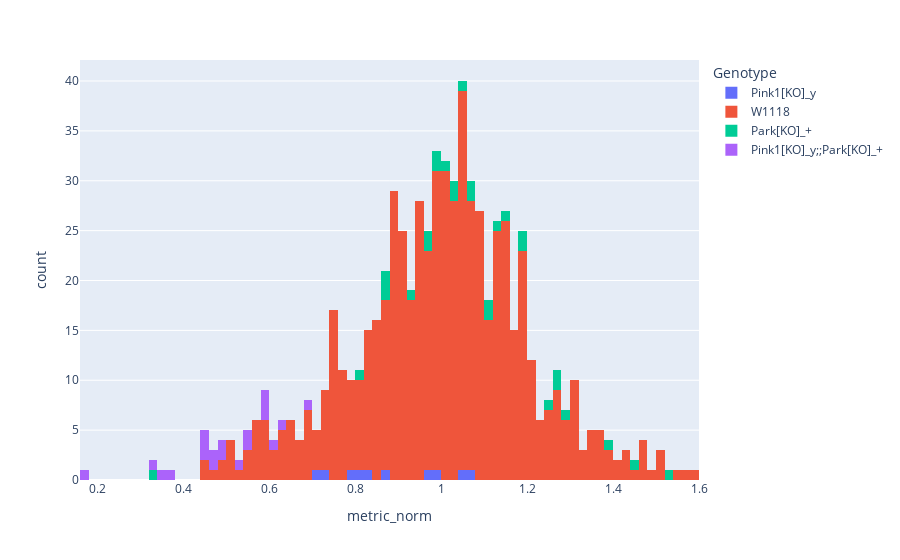

Write notebook code for a chart like this one.
### Code cell
sms=["Pink1[KO]_y","Park[KO]_+"]
genes=[genotype for genotype in genotypes if genotype in sms or all(gene in genotype for gene in sms)]
data_hist=all_data.loc[all_data["Genotype"].isin(genes  + ["W1118"])]
fig=px.histogram(data_hist, x=metric, color="Genotype", nbins=100)
fig.show()

### Figure 1 — Plotly figure (JSON) as saved in the notebook; plotly's stock layout.template omitted (floating-point values rounded to 4 significant figures; data arrays with more than 128 entries replaced by an {"elided": "..."} marker saying what was removed)
{"data": [{"bingroup": "x", "hovertemplate": "Genotype=Pink1[KO]_y<br>metric_norm=%{x}<br>count=%{y}<extra></extra>", "legendgroup": "Pink1[KO]_y", "marker": {"color": "#636efa", "pattern": {"shape": ""}}, "name": "Pink1[KO]_y", "nbinsx": 100, "orientation": "v", "showlegend": true, "type": "histogram", "x": [1.07, 0.8292, 0.7155, 0.793, 0.9953, 1.047, 0.9603, 0.8059, 0.733, 0.8651], "xaxis": "x", "yaxis": "y"}, {"bingroup": "x", "hovertemplate": "Genotype=W1118<br>metric_norm=%{x}<br>count=%{y}<extra></extra>", "legendgroup": "W1118", "marker": {"color": "#EF553B", "pattern": {"shape": ""}}, "name": "W1118", "nbinsx": 100, "orientation": "v", "showlegend": true, "type": "histogram", "x": {"elided": "646 float values"}, "xaxis": "x", "yaxis": "y"}, {"bingroup": "x", "hovertemplate": "Genotype=Park[KO]_+<br>metric_norm=%{x}<br>count=%{y}<extra></extra>", "legendgroup": "Park[KO]_+", "marker": {"color": "#00cc96", "pattern": {"shape": ""}}, "name": "Park[KO]_+", "nbinsx": 100, "orientation": "v", "showlegend": true, "type": "histogram", "x": [1.16, 1.192, 0.9302, 1.039, 1.023, 1.397, 1.451, 1.287, 1.275, 0.3243, 0.8718, 0.985, 1.111, 1.0, 0.8716, 0.8605, 1.061, 0.9792, 1.119, 0.8195, 1.048, 1.072, 1.192, 0.9677, 1.269, 1.532, 1.127, 0.9921, 1.257], "xaxis": "x", "yaxis": "y"}, {"bingroup": "x", "hovertemplate": "Genotype=Pink1[KO]_y;;Park[KO]_+<br>metric_norm=%{x}<br>count=%{y}<extra></extra>", "legendgroup": "Pink1[KO]_y;;Park[KO]_+", "marker": {"color": "#ab63fa", "pattern": {"shape": ""}}, "name": "Pink1[KO]_y;;Park[KO]_+", "nbinsx": 100, "orientation": "v", "showlegend": true, "type": "histogram", "x": [0.4773, 0.4778, 0.3238, 0.5937, 0.59, 0.5551, 0.459, 0.5231, 0.4856, 0.6275, 0.5988, 0.5406, 0.3517, 0.6813, 0.4514, 0.3727, 0.4564, 0.6079, 0.4929, 0.179], "xaxis": "x", "yaxis": "y"}], "layout": {"barmode": "relative", "legend": {"title": {"text": "Genotype"}, "tracegroupgap": 0}, "margin": {"t": 60}, "xaxis": {"anchor": "y", "domain": [0, 1], "title": {"text": "metric_norm"}}, "yaxis": {"anchor": "x", "domain": [0, 1], "title": {"text": "count"}}}}
